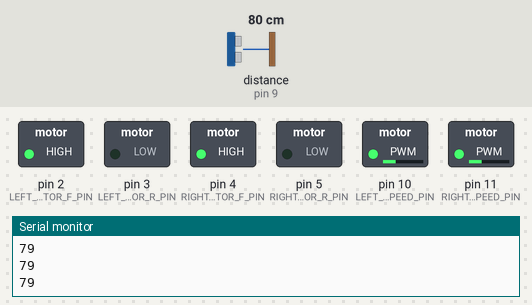
A sketch run on a simulated Arduino Uno, built with avr-gcc and run on an emulated ATmega328P. On the bench: switched loads named in the sketch (green lamp = pin HIGH), the last lines printed to the serial monitor. Wiring (inferred from the names in the program): ultrasonic range finder: trigger pin 8; echo pin 9. Inputs (shaded band) come from the test bench; at power-on: distance to the obstacle (sensor on pin 9) 80 cm. The echo pulse lasts 58.3 µs per cm; pins used as bus, display or sensor lines are not drawn.

Above: at 4.2 s.
4.3 s: distance to the obstacle (sensor on pin 9) set to 2 cm
At 5.8 s:
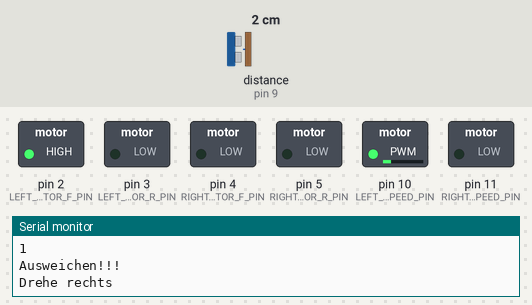
6.5 s: distance to the obstacle (sensor on pin 9) set to 10 cm
8.2 s: distance to the obstacle (sensor on pin 9) set to 13 cm
At 10.2 s:
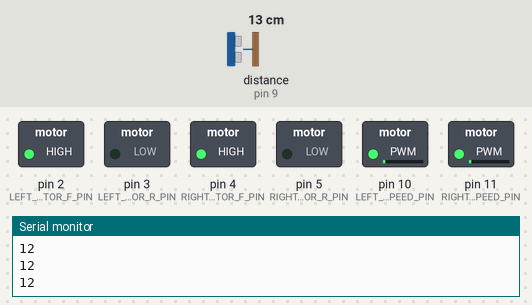
10.5 s: distance to the obstacle (sensor on pin 9) set to 250 cm
At 12.3 s:
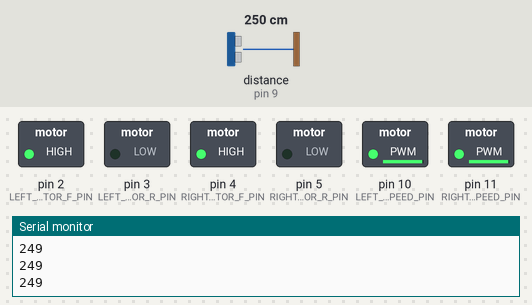
12.6 s: distance to the obstacle (sensor on pin 9) set to 4 cm
At 14.5 s:
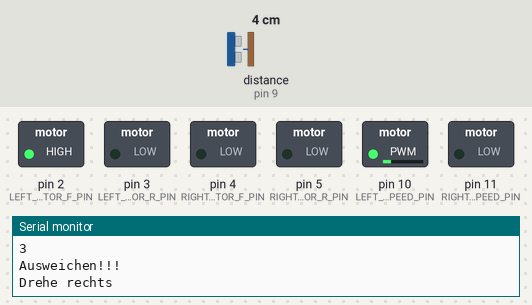
Timing chart, 0 to 15.6 s (numbered marks = the images above; inputs shaded):
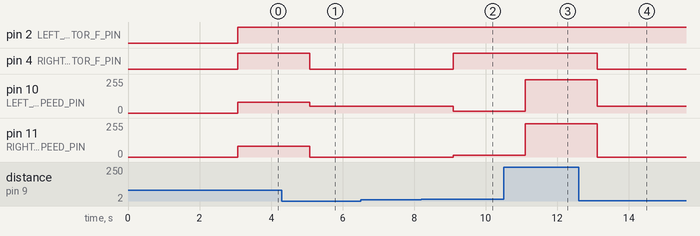

Measured:
- the behaviour switches between 11 and 12 cm on distance to the obstacle (sensor on pin 9) (found by bisection; images 1 and 2)
- after the input at 4.3 s, pin 4 (RIGHT_MOTOR_F_PIN): HIGH → LOW after 0.78 s; pin 10 (LEFT_MOTOR_SPEED_PIN): 79/255 → 50/255 after 0.78 s; pin 11 (RIGHT_MOTOR_SPEED_PIN): 79/255 → 0/255 after 0.78 s
- after the input at 8.2 s, pin 4 (RIGHT_MOTOR_F_PIN): LOW → HIGH after 0.89 s; pin 10 (LEFT_MOTOR_SPEED_PIN): 50/255 → 12/255 after 0.89 s; pin 11 (RIGHT_MOTOR_SPEED_PIN): 0/255 → 12/255 after 0.89 s
- after the input at 10.5 s, pin 10 (LEFT_MOTOR_SPEED_PIN), pin 11 (RIGHT_MOTOR_SPEED_PIN): 12/255 → 249/255 after 0.60 s
- after the input at 12.6 s, pin 4 (RIGHT_MOTOR_F_PIN): HIGH → LOW after 0.52 s; pin 10 (LEFT_MOTOR_SPEED_PIN): 249/255 → 50/255 after 0.52 s; pin 11 (RIGHT_MOTOR_SPEED_PIN): 249/255 → 0/255 after 0.52 s

The sketch:

beispiel_3.ino
```cpp
// Allein für diesen Zustand verantwortlich: KSMA

const int TRIGGER_PIN = 8;
const int ECHO_PIN = 9;

const int LEFT_MOTOR_F_PIN = 2; // must be a PWM pin, F = forward
const int LEFT_MOTOR_R_PIN = 3; // r = reverse, the motor shield must be a h bridge

const int RIGHT_MOTOR_F_PIN = 4;
const int RIGHT_MOTOR_R_PIN = 5;

const int LEFT_MOTOR_SPEED_PIN = 10;     // Pin for speed, off and on
const int RIGHT_MOTOR_SPEED_PIN = 11;

long duration = 0;

void setup() {
  Serial.begin(9600);
  Serial.println("Starten...");
  Serial.println("Roboter mit Ultraschall-Hinderniserkennung");
  Serial.println("Code und Konstruktion: KSMA");
  Serial.println("Version: 1.01");
  Serial.println("Hardware: Joy-it Uno, HC-SR04");


  pinMode(TRIGGER_PIN, OUTPUT);
  pinMode(ECHO_PIN, INPUT);

  pinMode(LEFT_MOTOR_F_PIN, OUTPUT);
  pinMode(LEFT_MOTOR_R_PIN, OUTPUT);
  pinMode(LEFT_MOTOR_SPEED_PIN, OUTPUT);

  pinMode(RIGHT_MOTOR_SPEED_PIN, OUTPUT);
  pinMode(RIGHT_MOTOR_F_PIN, OUTPUT);
  pinMode(RIGHT_MOTOR_R_PIN, OUTPUT);

  delay(3000);
}

int get_distance() {
  int distance = 0;

  digitalWrite(TRIGGER_PIN, HIGH);
  delayMicroseconds(10);
  digitalWrite(TRIGGER_PIN, LOW);
  duration = pulseIn(ECHO_PIN, HIGH);
  distance = (duration/2) * 0.03432;          // Entfernung in Zentimeter

    return distance;
}

void forward(int speed) {                           // mit forward(100) in der loop übergeben wir dieser Funktion den Parameter speed.
  analogWrite(LEFT_MOTOR_SPEED_PIN, speed);
  analogWrite(RIGHT_MOTOR_SPEED_PIN, speed);

  digitalWrite(LEFT_MOTOR_F_PIN, HIGH);             // hier definieren wir die Fahrtrichtung: forwards high, reverse low = vorwärts
  digitalWrite(LEFT_MOTOR_R_PIN, LOW);

  digitalWrite(RIGHT_MOTOR_F_PIN, HIGH);
  digitalWrite(RIGHT_MOTOR_R_PIN, LOW);
  Serial.println(speed);
}

void total_stop() {   //hier müssen wir keine flexiblen Parameter übergeben, hier wird der Motor ganz angehalten
  digitalWrite(LEFT_MOTOR_SPEED_PIN, LOW);
  digitalWrite(RIGHT_MOTOR_SPEED_PIN, LOW);

  digitalWrite(LEFT_MOTOR_F_PIN, LOW);      // alles vom linken Motor ausschalten
  digitalWrite(LEFT_MOTOR_R_PIN, LOW);

  digitalWrite(RIGHT_MOTOR_F_PIN, LOW);     // alles vom rechten Motor ausschalten
  digitalWrite(RIGHT_MOTOR_R_PIN, LOW);
}

void turn_right(int speed) {   // wenn ich nach rechts will, muss der LINKE Motor vorwärts drehen. zusätzlich kann man den rechten Motor rückwärts drehen lassen, muss man aber nicht
  analogWrite(LEFT_MOTOR_SPEED_PIN, speed);
  digitalWrite(RIGHT_MOTOR_SPEED_PIN, LOW);

  digitalWrite(LEFT_MOTOR_F_PIN, HIGH);
  digitalWrite(LEFT_MOTOR_R_PIN, LOW);

  digitalWrite(RIGHT_MOTOR_F_PIN, LOW);
  digitalWrite(RIGHT_MOTOR_R_PIN, LOW);
  Serial.println("Drehe rechts");
}

void loop() {

  int distance = get_distance();
  Serial.println(distance);

  if (distance > 10) {
    int speed = distance;
    if (speed > 255) {        // der PWM-Pin kann theoretisch mit mehr als 255 geschrieben werden. Dann "läuft er über" und startet wieder bei 0. 257 entspricht dann 1. Das verhindern wir, indem wir 255 als Maximum setzen.
      speed = 255;
    }
    forward(speed);
  }
  else if (distance <= 10) {
    Serial.println("Ausweichen!!!");
    total_stop();
    turn_right(50);
  }

   delay(1000);
}
```
